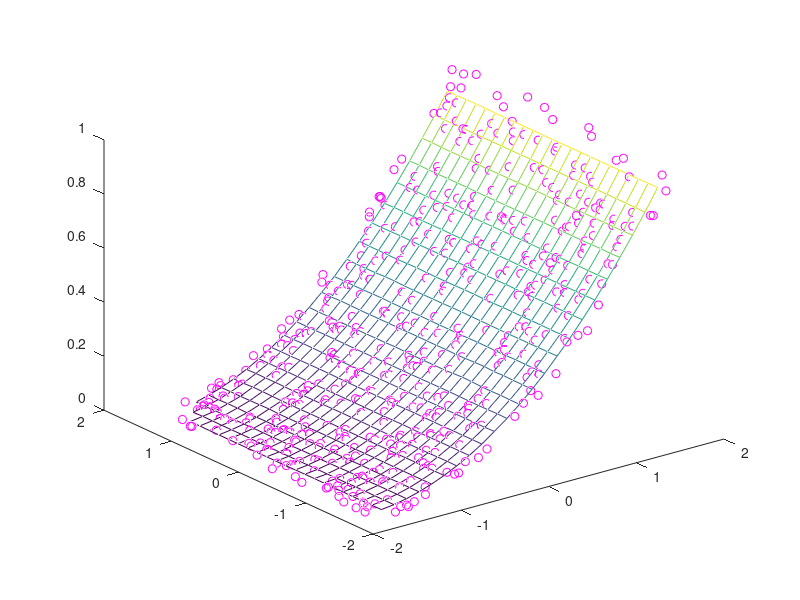

Source code (MATLAB):
% sample data

x = rand(1,500)/100; 
y = 2.*(rand(1,500)-0.5).*90; 
z = (x.*1e2).^2; 

% construct a grid of query points

X = linspace(min(x),max(x),25); 
Y = linspace(min(y),max(y),25); 
[xq, yq] = meshgrid(X,Y); 
zq = griddata(x,y,z,xq,yq); 

plot3(x,y,z,'mo')
hold on
mesh(xq,yq,zq)
xlabel('x')
ylabel('y')
hold off

% Normalize Sample Points
x = normalize(x);
y = normalize(y);

% Regenerate Grid 
X = linspace(min(x),max(x),25); 
Y = linspace(min(y),max(y),25); 
[xq, yq] = meshgrid(X,Y); 

% Interpolate and Plot
zq = griddata(x,y,z,xq,yq);
plot3(x,y,z,'mo')
hold on
mesh(xq,yq,zq)
 
  
